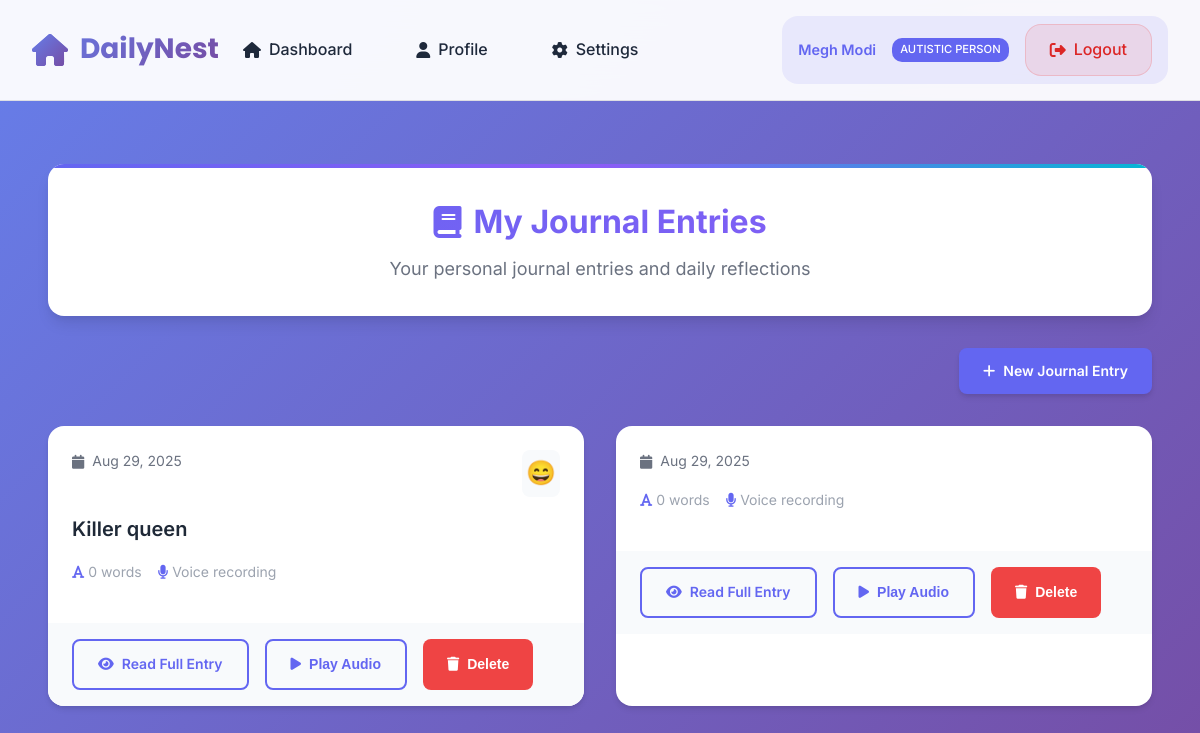
The page /journal/list/ (signed in) on the database its author committed.
### DailyNest/models.py (models this page shows, shortened)
class CustomUser(AbstractUser):
    ROLE_CHOICES = [
        ('admin', 'Admin'),
        ('autistic_person', 'Autistic Person'),
    ]
    name = models.CharField(max_length=150, help_text="Full name of the user")
    email = models.EmailField(unique=True, help_text="Email address for login")
    role = models.CharField(max_length=20, choices=ROLE_CHOICES, default='autistic_person')
    created_at = models.DateTimeField(auto_now_add=True)
    is_email_verified = models.BooleanField(
        default=False,
        help_text="Whether the email has been verified"
    )
    email_verification_token = models.UUIDField(
        default=None,
        null=True,
        blank=True,
        editable=False,
        help_text="Token for email verification"
    )
    email_verification_sent_at = models.DateTimeField(
        null=True,
        blank=True,
        help_text="When the verification email was sent"
    )
    caregiver_pin = models.CharField(max_length=128, blank=True, null=True, help_text="6-digit PIN for caregiver mode access")
    caregiver_mode_enabled = models.BooleanField(default=False, help_text="Whether caregiver mode is set up")
    phone = models.CharField(max_length=20, blank=True, null=True, help_text="Phone number")
    date_of_birth = models.DateField(blank=True, null=True, help_text="Date of birth")
    address = models.TextField(blank=True, null=True, help_text="Home address")
    emergency_contact = models.CharField(max_length=150, blank=True, null=True, help_text="Emergency contact name")
    emergency_phone = models.CharField(max_length=20, blank=True, null=True, help_text="Emergency contact phone")
    bio = models.TextField(blank=True, null=True, help_text="Personal bio or notes")
    profile_picture = models.ImageField(upload_to='profile_pics/', blank=True, null=True, help_text="Profile picture")
    USERNAME_FIELD = 'email'
    REQUIRED_FIELDS = ['username', 'name']

class JournalEntry(models.Model):
    MOOD_CHOICES = [
        (1, 'Very Sad'),
        (2, 'Sad'),
        (3, 'Neutral'),
        (4, 'Happy'),
        (5, 'Very Happy'),
    ]
    user = models.ForeignKey(
        CustomUser,
        on_delete=models.CASCADE,
        related_name='journal_entries',
        limit_choices_to={'role': 'autistic_person'}
    )
    title = models.CharField(max_length=200, null=True, blank=True, help_text="Optional title for the journal entry")
    content = models.TextField(null=True, blank=True, help_text="Transcribed content from voice recording")
    audio_file = models.FileField(upload_to='journal_audio/', null=True, blank=True, help_text="Original voice recording")
    transcription_confidence = models.FloatField(null=True, blank=True, help_text="Confidence score from Whisper transcription")
    mood_rating = models.IntegerField(choices=MOOD_CHOICES, null=True, blank=True, help_text="Self-reported mood rating")
    word_count = models.IntegerField(default=0, help_text="Number of words in the entry")
    is_private = models.BooleanField(default=False, help_text="Hide from caregivers if true")
    created_at = models.DateTimeField(auto_now_add=True)
    updated_at = models.DateTimeField(auto_now=True)
    class Meta:
        ordering = ['-created_at']
        verbose_name = 'Journal Entry'
        verbose_name_plural = 'Journal Entries'

### DailyNest/views.py (the view)
# urls.py: path('journal/list/', views.journal_list, name='journal_list'),
@login_required
def journal_list(request):
    if request.user.role == 'caregiver':
        caregiver_relationships = CaregiverRelationship.objects.filter(caregiver=request.user)
        autistic_users = [rel.autistic_person for rel in caregiver_relationships]
        journal_entries = JournalEntry.objects.filter(
            user__in=autistic_users,
            is_private=False
        ).order_by('-created_at')
    else:
        journal_entries = JournalEntry.objects.filter(user=request.user).order_by('-created_at')
    return render(request, 'journal/journal_list.html', {
        'journal_entries': journal_entries,
        'is_caregiver': request.user.role == 'caregiver'
    })

### DailyNest/templates/journal/journal_list.html (shortened to what this page needs)
{% extends 'base.html' %}
{% block content %}
<div class="journal-list-container">
    <div class="journal-header">
        <h1><i class="fas fa-book"></i>
            {% if is_caregiver %}
                Journal Entries from Your Autistic Persons
            {% else %}
                My Journal Entries
            {% endif %}
        </h1>
        <p>
            {% if is_caregiver %}
                View and track the daily reflections and thoughts shared by your autistic persons
            {% else %}
                Your personal journal entries and daily reflections
            {% endif %}
        </p>
    </div>
    {% if not is_caregiver %}
        <div class="action-bar">
            <a href="{% url 'daily_journal' %}" class="btn btn-primary">
                <i class="fas fa-plus"></i>
                <span>New Journal Entry</span>
            </a>
        </div>
    {% endif %}
    {% if journal_entries %}
        <div class="journal-grid">
            {% for entry in journal_entries %}
                <div class="journal-card">
                    <div class="journal-card-header">
                        <div class="journal-meta">
                            <div class="author-info">
                                <div class="entry-date">
                                    <i class="fas fa-calendar"></i>
                                    {{ entry.created_at|date:"M d, Y" }}
                                </div>
                            </div>
                            {% if entry.mood_rating %}
                                <div class="mood-indicator mood-{{ entry.mood_rating }}">
                                    {% if entry.mood_rating == 1 %}😢
                                    {% elif entry.mood_rating == 2 %}😔
                                    {% elif entry.mood_rating == 3 %}😐
                                    {% elif entry.mood_rating == 4 %}😊
                                    {% elif entry.mood_rating == 5 %}😄
                                    {% endif %}
                                </div>
                            {% endif %}
                        </div>
                    </div>
                    <div class="journal-card-body">
                        {% if entry.title %}
                            <h3 class="journal-title">{{ entry.title }}</h3>
                        {% endif %}
                        <div class="journal-stats">
                            <div class="stat">
                                <i class="fas fa-font"></i>
                                <span>{{ entry.word_count }} words</span>
                            </div>
                            {% if entry.audio_file %}
                                <div class="stat">
                                    <i class="fas fa-microphone"></i>
                                    <span>Voice recording</span>
                                </div>
                            {% endif %}
                        </div>
                    </div>
                    <div class="journal-card-footer">
                        <a href="{% url 'journal_detail' entry.id %}" class="btn btn-outline">
                            <i class="fas fa-eye"></i>
                            <span>Read Full Entry</span>
                        </a>
                        {% if entry.audio_file %}
                            <button class="btn btn-outline play-audio" data-audio-url="{{ entry.audio_file.url }}">
                                <i class="fas fa-play"></i>
                                <span>Play Audio</span>
                            </button>
                        {% endif %}
                        {% if not is_caregiver %}
                            <button class="btn btn-danger delete-entry" data-journal-id="{{ entry.id }}">
                                <i class="fas fa-trash"></i>
                                <span>Delete</span>
                            </button>
                        {% endif %}
                    </div>
                </div>
            {% endfor %}
        </div>
    {% endif %}
</div>
{% endblock %}

### DailyNest/templates/base.html (shortened to what this page needs)
{% load static %}
<!DOCTYPE html>
<html lang="en">
<head>
    <link rel="stylesheet" href="https://cdnjs.cloudflare.com/ajax/libs/font-awesome/6.4.0/css/all.min.css">
</head>
<body data-theme="light" data-font-size="medium" data-reduce-animations="false">
    <nav class="navbar">
        <a href="/" class="navbar-brand">
            <i class="fas fa-home"></i>
            DailyNest
        </a>
        <div class="navbar-links">
            {% if user.is_authenticated %}
                <a href="/" class="nav-link">
                    <i class="fas fa-home"></i>
                    <span>Dashboard</span>
                </a>
                <a href="{% url 'profile' %}" class="nav-link">
                    <i class="fas fa-user"></i>
                    <span>Profile</span>
                </a>
                <a href="{% url 'emotion_settings' %}" class="nav-link">
                    <i class="fas fa-cog"></i>
                    <span>Settings</span>
                </a>
                <div class="user-menu">
                    <span class="user-greeting">{{ user.name }}</span>
                    <div class="user-role-badge">{{ user.get_role_display }}</div>
                    <a href="{% url 'logout' %}" class="nav-link logout-link">
                        <i class="fas fa-sign-out-alt"></i>
                        <span>Logout</span>
                    </a>
                </div>
            {% endif %}
        </div>
    </nav>
    <main class="main-content">
        <div class="container">
            {% block content %}{% endblock %}
        </div>
    </main>
</body>
</html>

### DailyNest/templates/base.html (style rules this page uses)
:root { --primary-gradient: linear-gradient(135deg, #667eea 0%, #764ba2 100%); --secondary-gradient: linear-gradient(135deg, #f093fb 0%, #f5576c 100%); --accent-gradient: linear-gradient(135deg, #4facfe 0%, #00f2fe 100%); --calm-blue: #6366f1; --soft-green: #10b981; --gentle-purple: #8b5cf6; --warm-orange: #f59e0b; --soothing-teal: #06b6d4; --bg-light: #f8fafc; --bg-dark: #0f172a; --surface-light: #ffffff; --surface-dark: #1e293b; --text-light: #1e293b; --text-dark: #f1f5f9; --focus-ring: 0 0 0 3px rgba(99, 102, 241, 0.3); --border-radius: 16px; --border-radius-lg: 24px; --transition: all 0.3s cubic-bezier(0.4, 0, 0.2, 1); --shadow-sm: 0 1px 2px 0 rgba(0, 0, 0, 0.05); --shadow-md: 0 4px 6px -1px rgba(0, 0, 0, 0.1), 0 2px 4px -1px rgba(0, 0, 0, 0.06); --shadow-lg: 0 10px 15px -3px rgba(0, 0, 0, 0.1), 0 4px 6px -2px rgba(0, 0, 0, 0.05); --shadow-xl: 0 20px 25px -5px rgba(0, 0, 0, 0.1), 0 10px 10px -5px rgba(0, 0, 0, 0.04); }
* { margin: 0; padding: 0; box-sizing: border-box; }
body { font-family: 'Inter', -apple-system, BlinkMacSystemFont, 'Segoe UI', Roboto, sans-serif; line-height: 1.6; color: var(--text-light); background: var(--bg-light); transition: var(--transition); overflow-x: hidden; }
body[data-font-size="medium"] { font-size: 16px; }
.navbar { position: fixed; top: 0; left: 0; right: 0; z-index: 1000; background: rgba(255, 255, 255, 0.95); backdrop-filter: blur(20px); border-bottom: 1px solid rgba(0, 0, 0, 0.1); padding: 1rem 2rem; display: flex; justify-content: space-between; align-items: center; transition: var(--transition); }
.navbar-brand { font-family: 'Poppins', sans-serif; font-size: 1.75rem; font-weight: 700; background: var(--primary-gradient); -webkit-background-clip: text; -webkit-text-fill-color: transparent; background-clip: text; display: flex; align-items: center; gap: 0.75rem; text-decoration: none; }
.navbar-brand i { background: var(--primary-gradient); -webkit-background-clip: text; -webkit-text-fill-color: transparent; background-clip: text; font-size: 2rem; }
.navbar-links { display: flex; gap: 1rem; align-items: center; flex: 1; justify-content: flex-end; }
.nav-link { text-decoration: none; color: var(--text-light); font-weight: 500; padding: 0.75rem 1.5rem; border-radius: var(--border-radius); display: flex; align-items: center; gap: 0.5rem; transition: var(--transition); position: relative; overflow: hidden; }
.nav-link::before { content: ''; position: absolute; top: 0; left: -100%; width: 100%; height: 100%; background: var(--primary-gradient); transition: var(--transition); z-index: -1; }
.user-menu { display: flex; align-items: center; gap: 1rem; padding: 0.5rem 1rem; background: rgba(99, 102, 241, 0.1); border-radius: var(--border-radius); margin-left: auto; }
.user-greeting { font-weight: 600; font-size: 0.9rem; color: var(--calm-blue); }
.user-role-badge { font-size: 0.7rem; padding: 0.2rem 0.5rem; background: var(--calm-blue); color: white; border-radius: 10px; text-transform: uppercase; font-weight: 500; white-space: nowrap; }
.logout-link { background: rgba(239, 68, 68, 0.1); color: #dc2626 !important; border: 1px solid rgba(239, 68, 68, 0.2); }
.main-content { margin-top: 100px; min-height: calc(100vh - 100px); padding: 2rem; }
.container { max-width: 1200px; margin: 0 auto; }
.btn { padding: 1rem 2rem; border: none; border-radius: var(--border-radius); font-weight: 600; font-size: 1rem; cursor: pointer; transition: var(--transition); display: inline-flex; align-items: center; gap: 0.5rem; text-decoration: none; position: relative; overflow: hidden; }
.btn-primary { background: var(--primary-gradient); color: white; box-shadow: var(--shadow-md); }

### rows shown on the page
CustomUser: name "Megh Modi", role "AUTISTIC PERSON"
JournalEntry: created_at "Aug 29, 2025", title "Killer queen", word_count "0", shows "Voice recording"
JournalEntry: created_at "Aug 29, 2025", word_count "0", shows "Voice recording"
